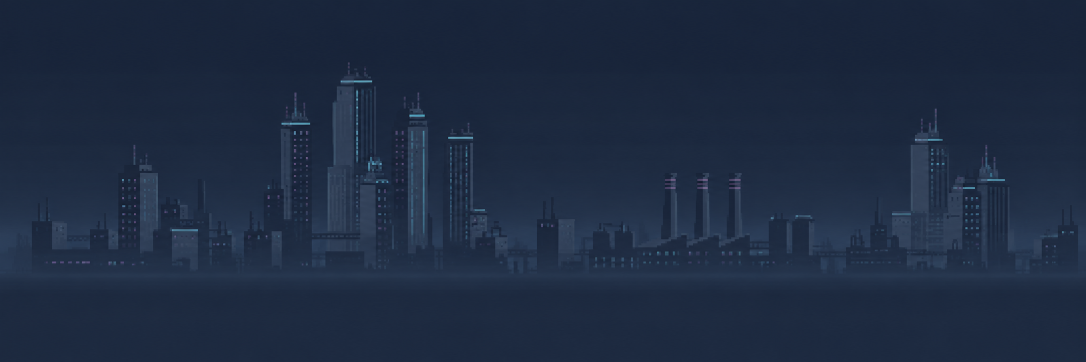
#> input picture outputs/battlefield_far_v03/source_segments/far_01.png, 2172 x 724 px (shown at 1/2 size); its folder holds only this picture in this run
$ python build_battlefield_far_background.py
#> lines starting #> are read from the running program, lines starting #| are printed output that depends on the picture
"""Compose imagegen distant-city paintings into the authorized long parallax layer."""
from pathlib import Path
import hashlib
import json

import numpy as np
from PIL import Image

ROOT = Path(__file__).resolve().parents[1]
OUTPUT = ROOT / "outputs/battlefield_far_v03"
ASSETS = ROOT / "game/assets/battlefield_far_background"
W, H, COUNT = 768, 256, 8


def main():
    ASSETS.mkdir(parents=True, exist_ok=True)
    pieces = []
    for number in range(1, COUNT + 1):
        source = OUTPUT / "source_segments" / f"far_{number:02}.png"
        pixels = np.array(Image.open(source).convert("RGB").resize((W, H), Image.Resampling.NEAREST))
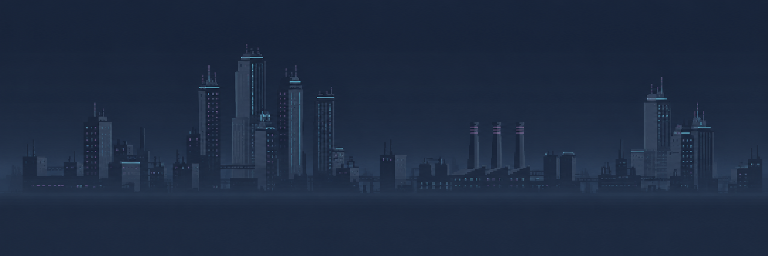
#> pixels: shape (256, 768, 3); mean R, G, B 30.1, 43.3, 65.5
        # Lift distant rooflines into the visible sky above the main layer's y168 terrace.
        pixels = np.concatenate([pixels[22:], np.repeat(pixels[-1:], 22, axis=0)], axis=0)
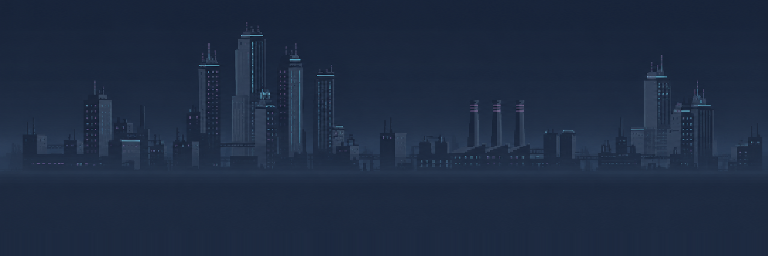
#> pixels: shape (256, 768, 3); mean R, G, B 30.5, 43.8, 66
        pieces.append(pixels)
    canvas = np.concatenate(pieces, axis=1)
    # Blend only quiet edge strips, never rescale or tile the architecture to fake length.
    seam_width = 32
    for seam in range(W, W * COUNT, W):
        left = canvas[:, seam - seam_width // 2 - 1].astype(np.float32)
        right = canvas[:, seam + seam_width // 2].astype(np.float32)
        for offset in range(seam_width):
            t = (offset + 1) / (seam_width + 1)
            canvas[:, seam - seam_width // 2 + offset] = np.rint(left * (1 - t) + right * t).astype(np.uint8)
    native = Image.fromarray(canvas).quantize(colors=48, method=Image.Quantize.MEDIANCUT,
                                             dither=Image.Dither.NONE).convert("RGB")
    native_name = "battlefield_far_native.png"
    native.save(OUTPUT / native_name, optimize=True)
    native.save(ASSETS / native_name, optimize=True)
    native.resize((W * COUNT * 2, H * 2), Image.Resampling.NEAREST).save(
        OUTPUT / "battlefield_far_12288x512.png", optimize=True)
    info = {"native_size": [W * COUNT, H], "display_size": [W * COUNT * 2, H * 2],
            "origin": [0, 0], "role": "distant_city_and_industry", "scroll_scale_x": 0.28,
            "colors": len(native.getcolors(W * COUNT * H)), "opaque": True,
            "native_sha256": hashlib.sha256((OUTPUT / native_name).read_bytes()).hexdigest(),
            "source_sections": COUNT, "source_art": "built-in-imagegen", "integer_scale": 2}
    (OUTPUT / "layer_info.json").write_text(json.dumps(info, indent=2) + "\n", encoding="utf-8")
    contact = Image.new("RGB", (W * 2, H * 4))
    for number in range(COUNT):
        contact.paste(native.crop((number * W, 0, (number + 1) * W, H)),
                      ((number % 2) * W, (number // 2) * H))
    evidence = ROOT / "game/evidence/battlefield_run_test"
    evidence.mkdir(parents=True, exist_ok=True)
    contact.save(evidence / "far_contact_sheet.png")
    print(json.dumps(info))


if __name__ == "__main__":
#> (the run stopped early here; a loop or call above may not have finished)
